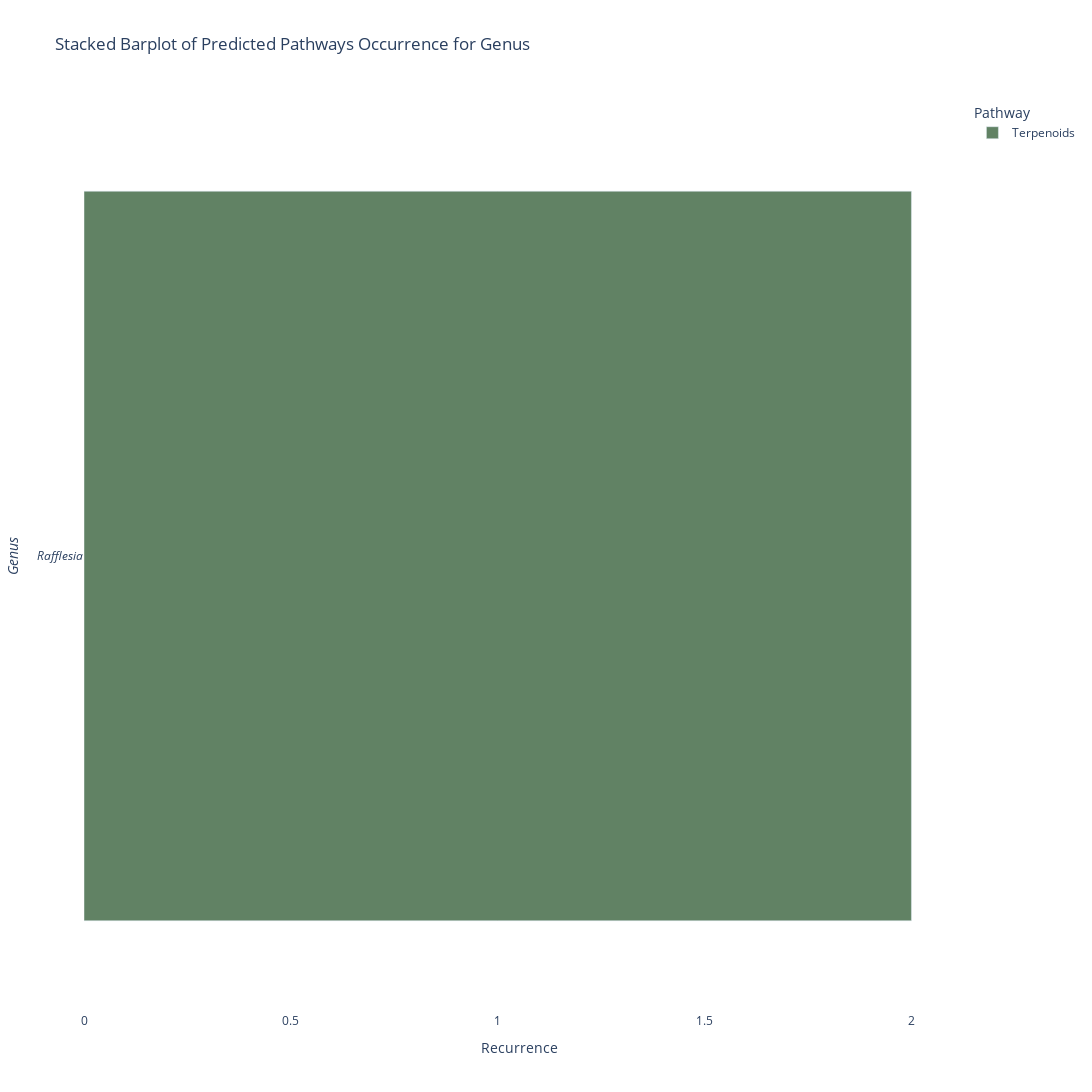

Notebook code for this chart:
### Code cell
plot_genus_pathway(output_folder)

### Figure 1 — Plotly figure (JSON) as saved in the notebook; plotly's stock layout.template omitted (floating-point values rounded to 4 significant figures)
{"data": [{"alignmentgroup": "True", "hovertemplate": "Pathway=Terpenoids<br>Recurrence=%{x}<br>y=%{y}<extra></extra>", "legendgroup": "Terpenoids", "marker": {"color": "#618264", "pattern": {"shape": ""}}, "name": "Terpenoids", "offsetgroup": "Terpenoids", "orientation": "h", "showlegend": true, "textposition": "auto", "type": "bar", "x": [2], "xaxis": "x", "y": ["<i>Rafflesia</i>"], "yaxis": "y"}], "layout": {"barmode": "relative", "height": 1400, "legend": {"title": {"text": "Pathway"}, "tracegroupgap": 0}, "plot_bgcolor": "white", "title": {"text": "Stacked Barplot of Predicted Pathways Occurrence for Genus"}, "width": 1200, "xaxis": {"anchor": "y", "domain": [0, 1], "title": {"text": "Recurrence"}}, "yaxis": {"anchor": "x", "domain": [0, 1], "tickmode": "array", "ticktext": ["<i>Rafflesia</i>"], "tickvals": [0], "title": {"text": "<i>Genus<i>"}}}}
